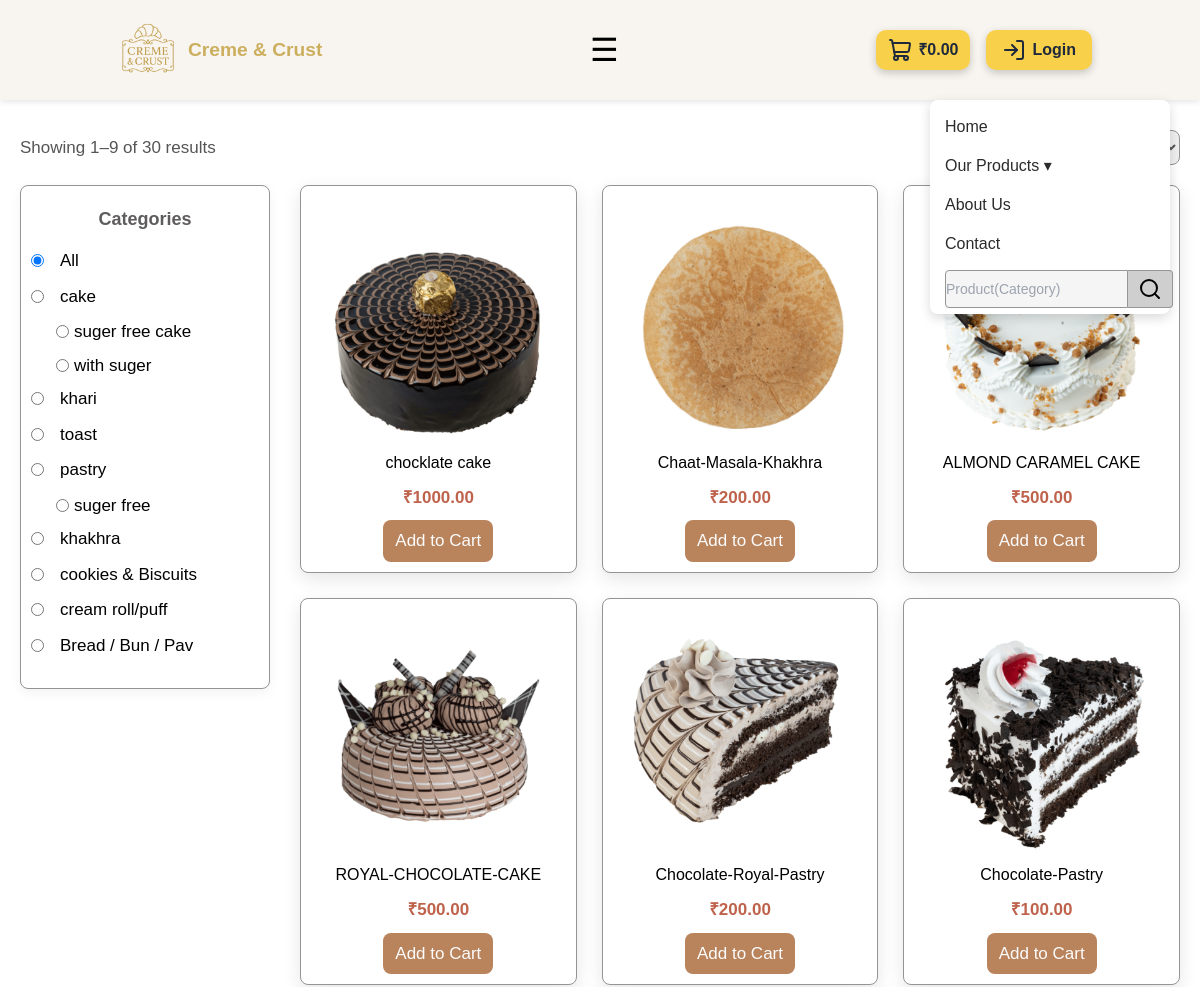
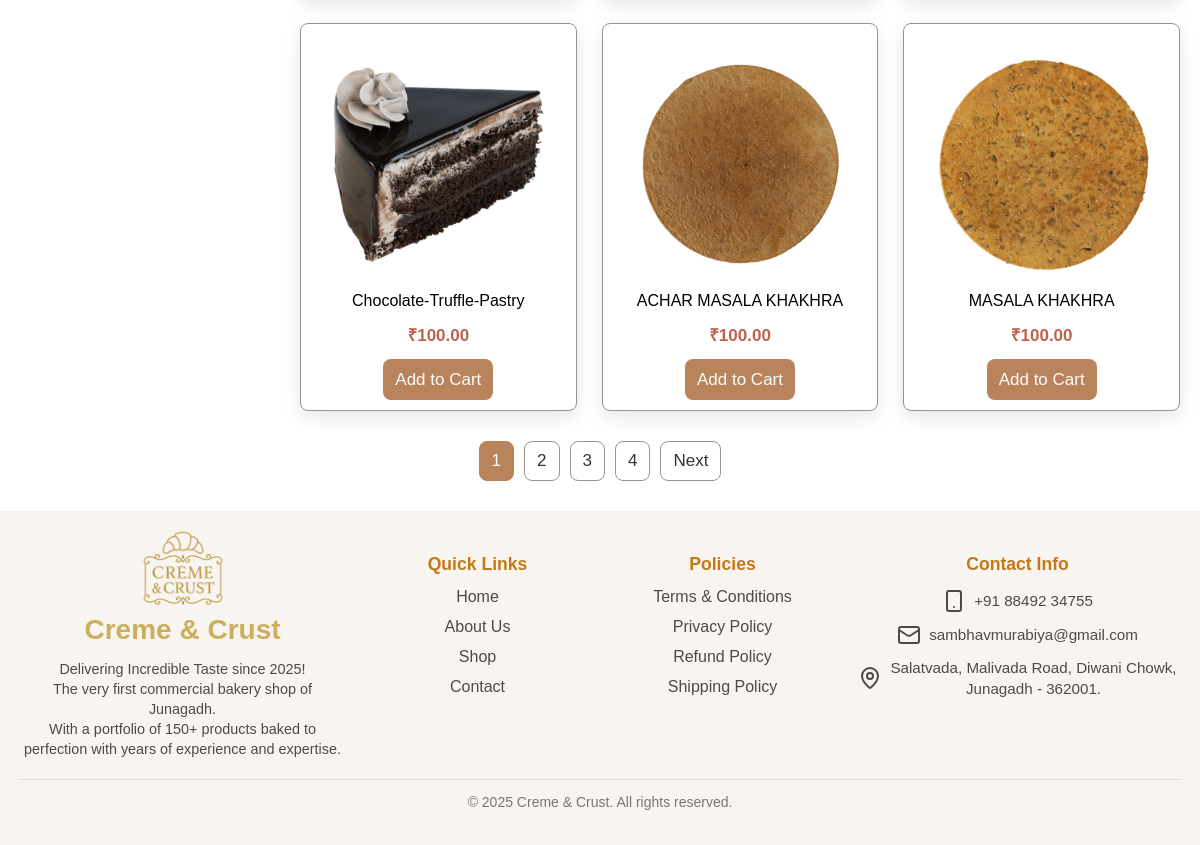
Screenshot of /products/ with the database file from the repository (2 pictures, top to bottom).
### bakery/models.py (models this page shows, shortened)
class BakeryCategory(models.Model):
    name = models.CharField(max_length=100, unique=True)
    parent = models.ForeignKey(
        "self",
        on_delete=models.CASCADE,
        null=True,
        blank=True,
        related_name="children"
    )
    created_at = models.DateTimeField(default=timezone.now)
    updated_at = models.DateTimeField(auto_now=True)
    class Meta:
        db_table = "bakery_categories"
        verbose_name_plural = "Bakery Categories"

class Product(models.Model):
    name = models.CharField(max_length=200)
    description = models.TextField(blank=True)
    category = models.ForeignKey(
        'BakeryCategory',
        on_delete=models.CASCADE,
        null=True, blank=True,
        related_name="products"
    )
    subcategories = models.ManyToManyField(
        'BakeryCategory',
        blank=True,
        related_name='products_subcategories'
    )
    created_at = models.DateTimeField(default=timezone.now)
    updated_at = models.DateTimeField(auto_now=True)

class ProductImages(models.Model):
    product = models.ForeignKey("Product", on_delete=models.CASCADE, related_name="images")
    image = models.ImageField(upload_to="products/")
    is_main = models.BooleanField(default=False)
    created_at = models.DateTimeField(default=timezone.now)
    updated_at = models.DateTimeField(auto_now=True)

class Weight(models.Model):
    product = models.ForeignKey("Product", on_delete=models.CASCADE, related_name="weights")
    weight = models.CharField(max_length=50)
    price = models.DecimalField(max_digits=10, decimal_places=2, default=0.00)
    created_at = models.DateTimeField(default=timezone.now)
    updated_at = models.DateTimeField(auto_now=True)
    class Meta:
        db_table = "bakery_weight"

### bakery/views.py (the view, shortened to what this page needs)
# urls.py: path('products/', views.our_products, name='our_products'),
def our_products(request):
    query = request.GET.get("q")
    category_id = request.GET.get("category")
    sort_option = request.GET.get("sort")
    products = Product.objects.all()
    selected_category = None
    parent_category = None
    if query:
        products = products.filter(name__icontains=query)
    if sort_option == "price_low":
        products = products.order_by("weights__price")
    elif sort_option == "price_high":
        products = products.order_by("-weights__price")
    elif sort_option == "latest":
        products = products.order_by("-id")
    paginator = Paginator(products.distinct(), 9)
    page_number = request.GET.get("page")
    products_page = paginator.get_page(page_number)
    for p in products_page:
        p.main_image = p.images.filter(is_main=True).first()
        p.first_weight = p.weights.first()
    categories = BakeryCategory.objects.filter(parent__isnull=True)
    subcategories = BakeryCategory.objects.filter(parent__isnull=False)
    context = {
        "products": products_page,
        "categories": categories,
        "subcategories": subcategories,
        "selected_category": selected_category,
        "parent_category": parent_category,
        "query": query,
        "page_range": get_page_range(paginator, products_page.number),
        "total_results": products.count(),
        "start_index": products_page.start_index(),
        "end_index": products_page.end_index(),
    }
    return render(request, "our_products.html", context)

### bakery/views.py (called while the page is built, shortened)
def get_page_range(paginator, current_page, max_pages=5):
    total_pages = paginator.num_pages
    if total_pages <= max_pages:
        return range(1, total_pages + 1)

### bakery/templates/our_products.html (shortened to what this page needs)
{% extends 'base.html' %}
{% load static %}
{% block content %}
<link rel="stylesheet" href="{% static 'css/our_products.css' %}">
<div class="page-container" id="products-container">
    <div class="results-sort">
        <div class="results-count">
            {% if total_results > 0 %}
                Showing {{ start_index }}–{{ end_index }} of {{ total_results }} results
            {% else %}
                No products found
            {% endif %}
        </div>
        <form method="get" id="sort-form">
        </form>
    </div>
    <div class="products-container-inner">
            <aside class="categories-box">
                <h4>Categories</h4>
                <form id="category-form" method="get">
                    <div class="category-option">
                        <label>
                            <input type="radio" name="category" value=""
                                {% if not selected_category %}checked{% endif %}
                                onchange="submitCategoryForm()">
                            <span class="radio-label">All</span>
                        </label>
                    </div>
                    {% for category in categories %}
                    <div class="category-option">
                        <label>
                            <input type="radio" name="category" value="{{ category.id }}"
                                onchange="submitCategoryForm()">
                            <span class="radio-label">{{ category.name }}</span>
                        </label>
                    </div>
                    {% for sub in category.children.all %}
                    <div class="subcategory-option">
                        <label>
                            <input type="radio" name="category" value="{{ sub.id }}"
                                onchange="submitCategoryForm()">
                            <span class="radio-label">{{ sub.name }}</span>
                        </label>
                    </div>
                    {% endfor %}
                    {% endfor %}
                </form>
                </aside>
        <section class="products-box">
            {% for product in products %}
            <div class="product-card">
                {% if product.main_image %}
                    <img src="{{ product.main_image.image.url }}" alt="{{ product.name }}">
                {% else %}
                    <p>No image available.</p>
                {% endif %}
                <h3>{{ product.name }}</h3>
                {% if product.first_weight %}
                    <p class="price">₹{{ product.first_weight.price }}</p>
                {% else %}
                    <p>Price not available</p>
                {% endif %}
                <a href="{% url 'add_cart' %}?product_id={{ product.id }}" class="add-cart-btn">Add to Cart</a>
            </div>
            {% empty %}
            <p>No products available.</p>
            {% endfor %}
        </section>
    </div>
    <div class="pagination">
        {% for page_num in page_range %}
            {% if page_num == "..." %}
                <span class="dots">...</span>
            {% elif page_num == products.number %}
                <span class="active">{{ page_num }}</span>
            {% else %}
                <a href="?page={{ page_num }}">{{ page_num }}</a>
            {% endif %}
        {% endfor %}
        {% if products.has_next %}
            <a href="?page={{ products.next_page_number }}">Next</a>
        {% endif %}
    </div>
</div>
{% endblock %}

### bakery/static/css/global.css (style rules this page uses)
:root { --text-center: center; --font-family: 'Arial, sans-serif'; --border-radius: 5px; --box-shadow: 0 2px 5px rgba(0, 0, 0, 0.1); --border: 1px solid #656464; --container-color: #f5f5f5; --primary-btn: #f9d049; --secondary-btn : #fbbf24; --logo-color: #ccaf5e; --address-menu-color: #c47916; }

### bakery/static/css/our_products.css (style rules this page uses)
:root { --primary-color:#b9835c; --primary-color-dark: #e4ab19; --border-color: #959393; --border-radius: 8px; --font-family: 'Arial', sans-serif; --font-size-base: 17px; --transition-speed: 0.3s; --card-padding: 10px 0 20px 10px; --box-shadow-light: 0 4px 12px rgba(0,0,0,0.05); }
body { margin: 0; padding: 0; font-family: var(--font-family); background-color: #f9f8f6; }
.page-container { max-width: 1200px; margin: 0 auto; padding: 30px 20px; }
.results-sort { display: flex; justify-content: space-between; align-items: center; flex-wrap: wrap; margin-bottom: 20px; color: #555; }
.results-count { font-size: var(--font-size-base); }
.products-container-inner { display: grid; grid-template-columns: 250px 1fr; gap: 30px; align-items: flex-start; }
.categories-box { border: 1px solid var(--border-color); border-radius: var(--border-radius); background-color: #fff; position: sticky; top: 20px; padding: 20px 10px; box-shadow: var(--box-shadow-light); }
.categories-box h4 { text-align: center; color: #5e5c5c; font-size: 18px; font-weight: bold; margin-bottom: 15px; }
.category-option { margin-bottom: 10px; border-radius: var(--border-radius); }
.category-option label { display: flex; align-items: center; gap: 8px; font-size: var(--font-size-base); transition: background-color var(--transition-speed); }
.subcategory-option { margin-left: 30px; margin-bottom: 8px; }
.subcategory-option label { display: flex; align-items: center; gap: 5px; font-size: var(--font-size-base); }
.products-box { display: grid; grid-template-columns: repeat(auto-fill, minmax(215px, 1fr)); gap: 25px; }
.product-card { background-color: #fff; border: var(--border-color) 1px solid; border-radius: var(--border-radius); text-align: center; padding: 10px; transition: box-shadow var(--transition-speed) ease, transform 0.2s ease; box-shadow: 0 6px 18px rgba(0,0,0,0.1); }
.product-card img { width: 100%; border-radius: var(--border-radius); object-fit: cover; }
.product-card .price { font-size: var(--font-size-base); font-weight: bold; color: #bf624c; margin: 10px 0; }
.add-cart-btn { display: inline-block; padding: 8px 12px; background-color: var(--primary-color); color: #fcfcfc; text-decoration: none; font-size: var(--font-size-base); border-radius: var(--border-radius); transition: background-color var(--transition-speed), transform 0.2s; }
.pagination { margin-top: 30px; display: flex; justify-content: center; flex-wrap: wrap; gap: 10px; }
.pagination a, .pagination span { padding: 6px 12px; border-radius: var(--border-radius); border: 1px solid var(--border-color); text-decoration: none; color: #333; font-size: var(--font-size-base); }
.pagination .active { background-color: var(--primary-color); color: #fff; border-color: var(--primary-color); }

### bakery/templates/base.html (style rules this page uses)
* { margin:0; padding:0; box-sizing:border-box; }
html, body { width:100%; height:100%; }

### bakery/templates/our_products.html (style rules this page uses)
.subcategory-option { margin-left: 25px; display: block; }

### rows the page displays
BakeryCategory: name "cake"
BakeryCategory: name "suger free cake"
BakeryCategory: name "with suger"
BakeryCategory: name "khari"
BakeryCategory: name "toast"
BakeryCategory: name "pastry"
BakeryCategory: name "suger free"
BakeryCategory: name "khakhra"
BakeryCategory: name "cookies & Biscuits"
BakeryCategory: name "cream roll/puff"
BakeryCategory: name "Bread / Bun / Pav"
Product: main_image.image (picture), name "chocklate cake", first_weight.price "1000.00"
Product: main_image.image (picture), name "Chaat-Masala-Khakhra", first_weight.price "200.00"
Product: main_image.image (picture), name "ALMOND CARAMEL CAKE", first_weight.price "500.00"
Product: main_image.image (picture), name "ROYAL-CHOCOLATE-CAKE", first_weight.price "500.00"
Product: main_image.image (picture), name "Chocolate-Royal-Pastry", first_weight.price "200.00"
Product: main_image.image (picture), name "Chocolate-Pastry", first_weight.price "100.00"
Product: main_image.image (picture), name "Chocolate-Truffle-Pastry", first_weight.price "100.00"
Product: main_image.image (picture), name "ACHAR MASALA KHAKHRA", first_weight.price "100.00"
Product: main_image.image (picture), name "MASALA KHAKHRA", first_weight.price "100.00"

### other values shown
{{ start_index }} "1"
{{ end_index }} "9"
{{ total_results }} "30"
{{ page_num }} "1"
{{ page_num }} "2" "3" "4"
